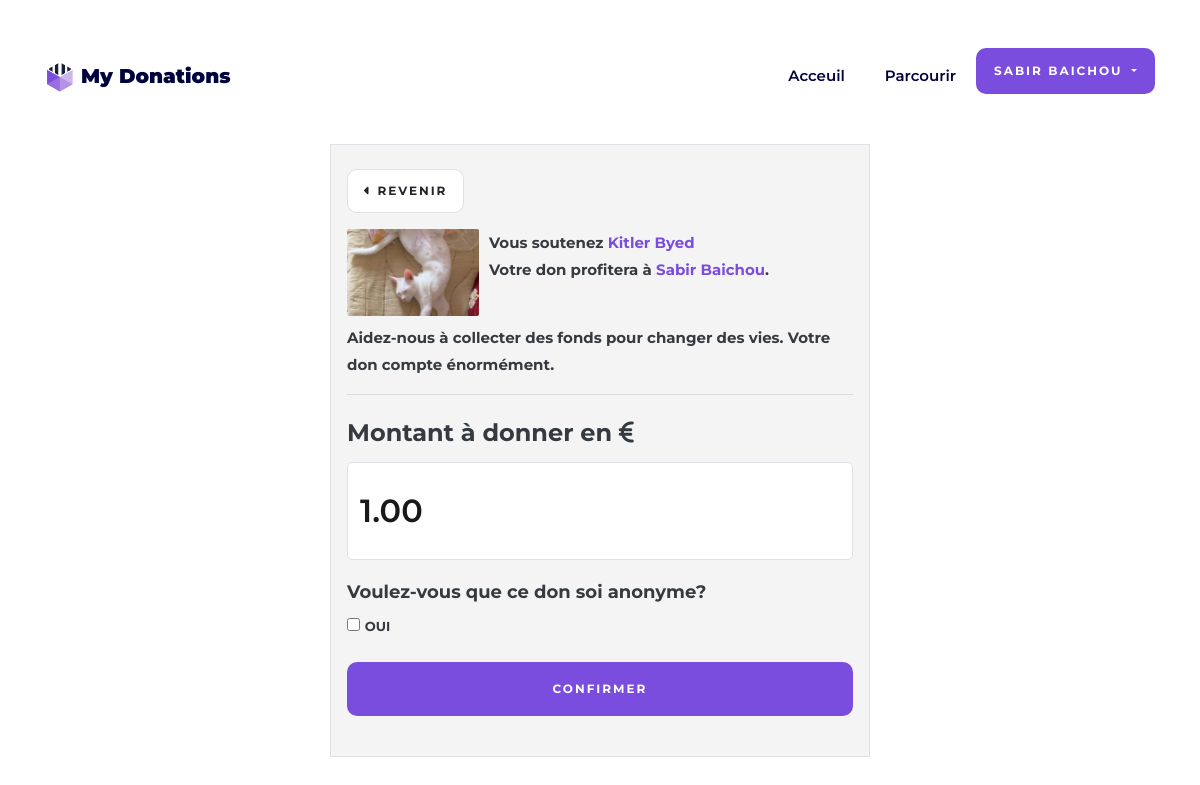
Screenshot of /donate&campaign_id=3 (signed in) with the database file from the repository.
### tables this page shows
CREATE TABLE `campaigns` (
  `campaign_id` int(11) NOT NULL,
  `user_id` int(11) DEFAULT NULL,
  `title` varchar(255) DEFAULT NULL,
  `description` text DEFAULT NULL,
  `image` varchar(255) NOT NULL,
  `goal_amount` decimal(10,2) DEFAULT NULL,
  `current_amount` decimal(10,2) DEFAULT NULL,
  `deadline_date` date DEFAULT NULL,
  `campaign_status` enum('draft','active','completed') DEFAULT 'active',
  `date_created` timestamp NOT NULL DEFAULT current_timestamp(),
  `date_updated` timestamp NOT NULL DEFAULT current_timestamp() ON UPDATE current_timestamp()
);

CREATE TABLE `users` (
  `user_id` int(11) NOT NULL,
  `first_name` varchar(50) DEFAULT NULL,
  `last_name` varchar(50) DEFAULT NULL,
  `email` varchar(50) DEFAULT NULL,
  `password` varchar(255) DEFAULT NULL,
  `rank` enum('0','1','2') NOT NULL,
  `avatar` varchar(255) NOT NULL DEFAULT 'public/img/avatars/default.jpg',
  `date_created` timestamp NOT NULL DEFAULT current_timestamp(),
  `date_updated` timestamp NOT NULL DEFAULT current_timestamp() ON UPDATE current_timestamp()
);

### controller/frontend.php (called while the page is built, shortened)
<?php
require('model/frontend.php');
function donationPage(){
    $poste = getCampaign($_GET['campaign_id']);
    $poste = $poste->fetchAll();
    require("view/donation.php");
}

### model/frontend.php (called while the page is built, shortened)
<?php
function dbConnect(){
    try{
        $db = new PDO("mysql:host=localhost;dbname=mydonations;charset=utf8","root","");
        $db->setAttribute(PDO::ATTR_ERRMODE, PDO::ERRMODE_EXCEPTION);
        return $db;
    }catch(PDOEcxeption $e){
        die("Erreur - " . $e->getMessage());
    }
}
function getCampaign($id){
    $db = dbConnect();
    $req = $db->prepare("SELECT c.*,cc.category_name,cc.category_id,u.first_name,u.last_name,u.avatar FROM users u INNER JOIN campaigns c ON u.user_id = c.user_id INNER JOIN campaign_category_map ccm ON c.campaign_id=ccm.campaign_id INNER JOIN campaign_categories cc ON cc.category_id = ccm.category_id WHERE c.campaign_id = ?");
    $req->execute(array($id));
    return $req;
}

### view/donation.php (the view, shortened to what this page needs)
<?php include 'partials/_navbar.php' ?>
<div style="overflow-x: hidden;">
    <div class="d-flex justify-content-center align-items-center">
        <div class="container mt-5 pt-5">
            <div class="row">
                <div class="col-md-6 mx-auto">
                    <div class="px-3 py-4 bg-light mt-5 border">
                        <div class="mx-auto">
                            <a href="campaign&campaign_id=<?= $_GET['campaign_id'] ?>" class="btn border bg-white"><i class="fa-solid fa-caret-left"></i> Revenir</a>
                            <div class="d-flex mt-3" style="gap:10px;">
                                <div class="core h-100" style="width: 8.25rem; display:block;">
                                    <div class="core-entity" style="background-image: url(<?= $poste[0]['image'] ?>);"></div>
                                </div>
                                <div class="content">
                                    <p class="text-dark font-weight-bold">
                                        Vous soutenez  <span class="font-weight-bold text-secondary"><?= $poste[0]['title'] ?></span>
                                        <br>
                                        Votre don profitera à <span class="font-weight-bold text-secondary"><?= $poste[0]['first_name'] . " " . $poste[0]['last_name'] ?></span>.
                                    </p>
                                </div>
                            </div>
                            <p class="m-0 mt-2 text-dark font-weight-bold">Aidez-nous à collecter des fonds pour changer des vies. Votre don compte énormément. </p>
                            <hr>
                            <form action="" method="POST" class="appointment p-0 mt-3">
                            <div class="row">
                                <label for="name" class="text-dark font-weight-bold col-md-12" style="font-size:24px;">Montant à donner  en <i class="fa-solid fa-euro-sign"></i></label>
                                <div class="col-md-12 mx-auto">
                                    <div class="form-group">
                                        <div class="input-wrap">
                                            <input type="number" style="font-size:32px;" value="1.00" min="1" step="0.10" name="amount" class="form-control py-5 border" placeholder="">
                                        </div>
                                    </div>
                                </div>
                                <div class="col-md-12">
                                    <div class="form-group" style="font-size:18px;">
                                        <div class="d-lg-flex">
                                            <div class="form-checkbox mr-3">
                                                <span class="fill-control-description text-dark font-weight-bold">Voulez-vous que ce don soi anonyme?</span> <br>
                                                <input type="checkbox" name="anonyme" id="anonyme"> <label for="anonyme" class="text-dark font-weight-bold">Oui</label>
                                            </div>
                                        </div>
                                    </div>
                                </div>
                                <div class="col-md-12">
                                    <div class="form-group">
                                        <input type="submit" name="donate" value="Confirmer" class="btn btn-secondary py-3 px-4">
                                    </div>
                                </div>
                            </div>
                        </form>
                        </div>
                    </div>
                </div>
            </div>
        </div>
    </div>
</div>
<?php require('template.php');?>

### rows the page displays
campaigns: image (picture), title "Kitler Byed"
users: first_name "Sabir", last_name "Baichou"

### other values shown
$_SESSION['firstName'] "SABIR"
$_SESSION['lastName'] "BAICHOU"
